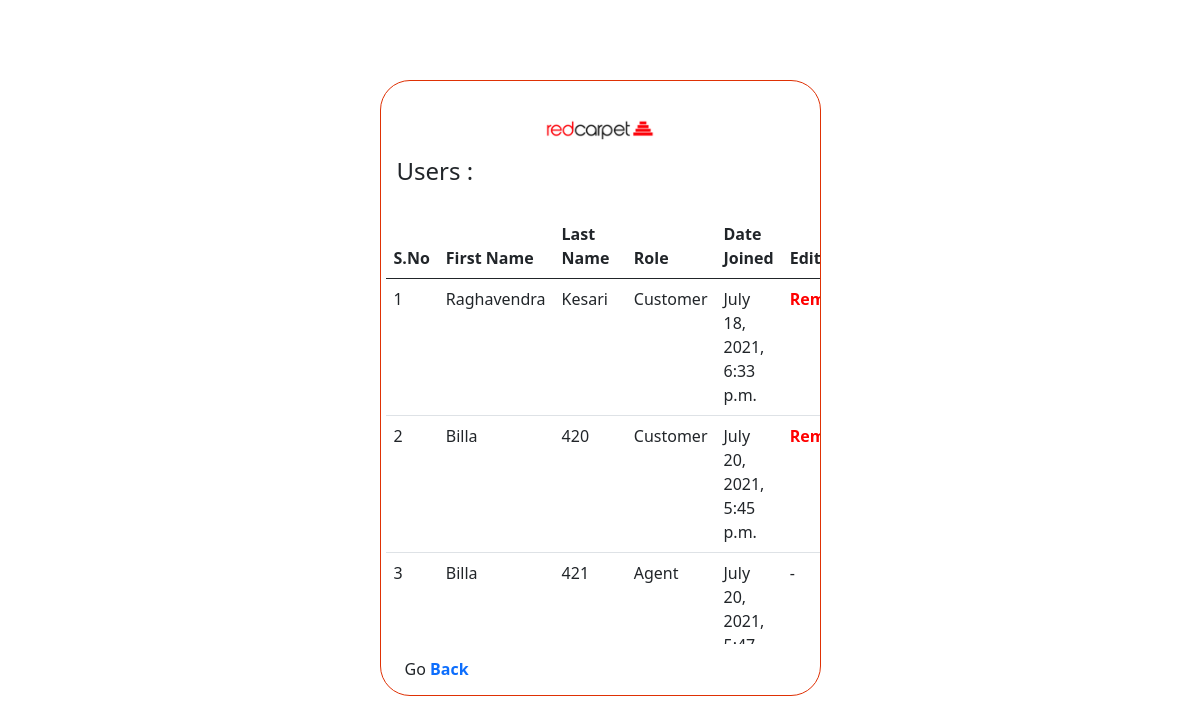
Screenshot of /list_user/ with the database file from the repository.
### loanPortal/models.py (models this page shows)
class User(AbstractUser):
    ROLES = (
        ('Admin', 'Admin'),
        ('Agent', 'Agent'),
        ('Customer', 'Customer')
    )
    role = models.CharField(max_length=8, choices=ROLES)
    mobile = models.CharField(max_length=10)
    profile_pic = models.ImageField(upload_to='user/images/profiles', default='user/images/profiles/profile_picture.png',
                                null=True)
    address = models.CharField(max_length=50)
    state = models.CharField(max_length=500)
    city = models.CharField(max_length=50)
    zip = models.CharField(max_length=6)

### loanPortal/views.py (the view)
# urls.py: path("list_user/", views.list_user, name="list_user"),
def list_user(request):
    user = User.objects.all()
    context = {
        'user': user,
    }
    return render(request, 'list_user.html', context)

### templates/list_user.html (shortened to what this page needs)
<!doctype html>
<html lang="en">
  <head>
      {% load static %}
    <link href="https://cdn.jsdelivr.net/npm/bootstrap@5.0.2/dist/css/bootstrap.min.css" rel="stylesheet">
    <link rel="stylesheet" href="{% static 'css/list_user.css' %}">
  </head>
  <body>
    <div class="container">
        <div class="row mx-auto">
            {% if not request.user.role == 'Customer' %}
            <div class="main-div mx-auto col-md-5" style="">
                <div class="main-content">
                    <h1 class="text-center"><img src="{% static 'images/others/redcarpet1.png' %}"></h1>
                    <h4 class="mx-3 my-2">Users :</h4>
                    <div class="table-div" style="padding: 20px 5px 10px 5px;">
                        <table class="table">
                            <thead>
                                <tr>
                                    <th>S.No</th>
                                    <th>First Name</th>
                                    <th>Last Name</th>
                                    <th>Role</th>
                                    <th>Date Joined</th>
                                    <th>Edit</th>
                                </tr>
                            </thead>
                            <tbody>
                                {% for i in user %}
                                   <tr>
                                      <td>{{ forloop.counter }}</td>
                                      <td>{{ i.first_name }}</td>
                                      <td>{{ i.last_name }}</td>
                                      <td>{{ i.role }}</td>
                                      <td>{{ i.date_joined }}</td>
                                      {% if request.user.role == 'Admin' %}
                                      {% if i.role == 'Admin' %}
                                      <td>-</td>
                                      {% else %}
                                      <td><a href="{% url 'remove_user' pk=i.pk %}" style="text-decoration: none;font-weight: bold;color: red;" >Remove</a></td>
                                      {% endif %}
                                      {% else %}
                                      {% if i.role == 'Customer' %}
                                      <td><a href="{% url 'remove_user' pk=i.pk %}" style="text-decoration: none;font-weight: bold;color: red;" >Remove</a></td>
                                      {% else %}
                                      <td>-</td>
                                      {% endif %}
                                      {% endif %}
                                  </tr>
                                {% endfor %}
                            </tbody>
                        </table>
                    </div>
                    <h6 class="my-3 mx-4">Go <a href="{% url 'home' %}" style="text-decoration: none;"><b> Back </b></a></h6>
                </div>
            </div>
            {% else %}
            <h1>Sorry for inconvenience</h1>
            <h3>Go to <a href="{% url 'home' %}" style="text-decoration: none;">Home</a></h3>
            {% endif %}
        </div>
    </div>
  </body>
</html>

### static/css/list_user.css (style rules this page uses)
* { box-sizing: border-box; padding: 0; margin: 0; }
.main-content { padding-top: 20px; min-height: 250px; border : 1px solid rgb(223, 49, 5); border-radius: 30px; transition: ease 0.4s; overflow: hidden; }
.main-div { padding-top: 80px; }
.main-content h1 img { width: 25%; }
.table-div { height: 450px; overflow-y:scroll ; }

### rows the page displays
User: first_name "Raghavendra", last_name "Kesari", role "Customer", date_joined "July 18, 2021, 6:33 p.m.", shows "Remove"
User: first_name "Billa", last_name "420", role "Customer", date_joined "July 20, 2021, 5:45 p.m.", shows "Remove"
User: first_name "Billa", last_name "421", role "Agent", date_joined "July 20, 2021,…"
